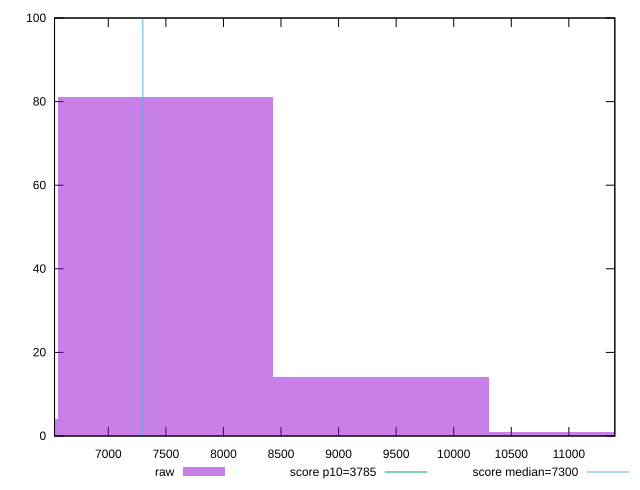

Write gnuplot code to recreate this figure.
reset

$raw <<EOF
7496.550981247893 81
5622.41323593592 4
9370.688726559867 14
11244.82647187184 1
EOF

set key outside below
set boxwidth 1874.1377453119733
set xrange [6532.795:11399.325999999997]
set yrange [0:100]
set trange [0:100]
set style fill transparent solid 0.5 noborder

set parametric
set terminal svg size 640, 490 enhanced background rgb 'white'
set output "report_00015_2021-02-09T16-11-33.973Z/interactive/samples/pages+cached+noadtech/raw/histogram.svg"

plot $raw title "raw" with boxes, \
     3785,t title "score p10=3785", \
     7300,t title "score median=7300"

reset
